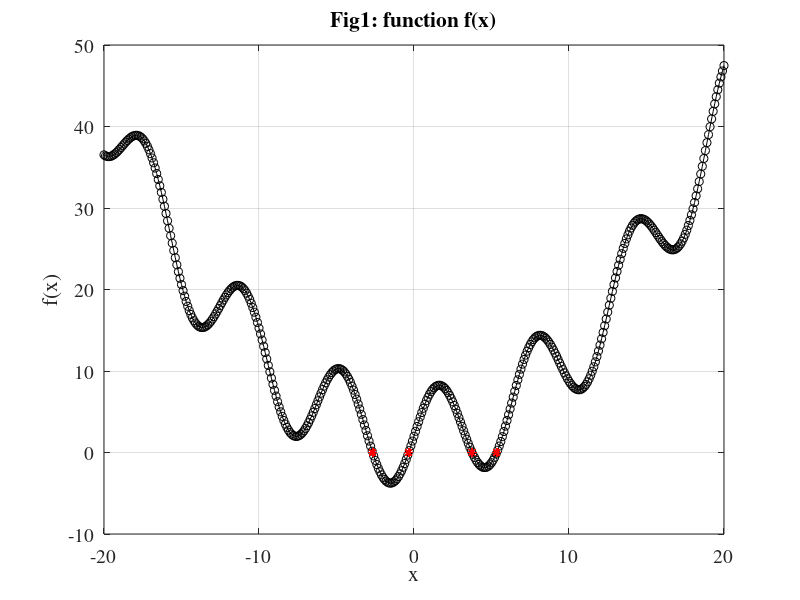
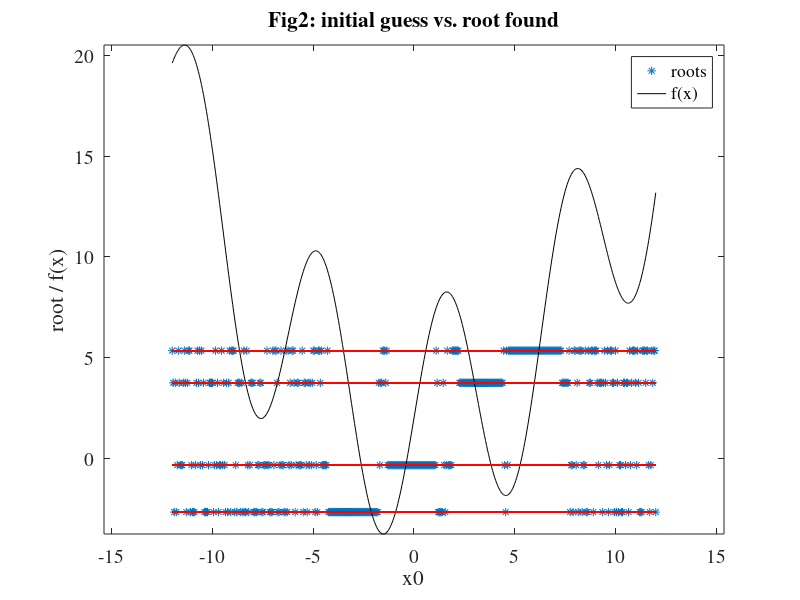
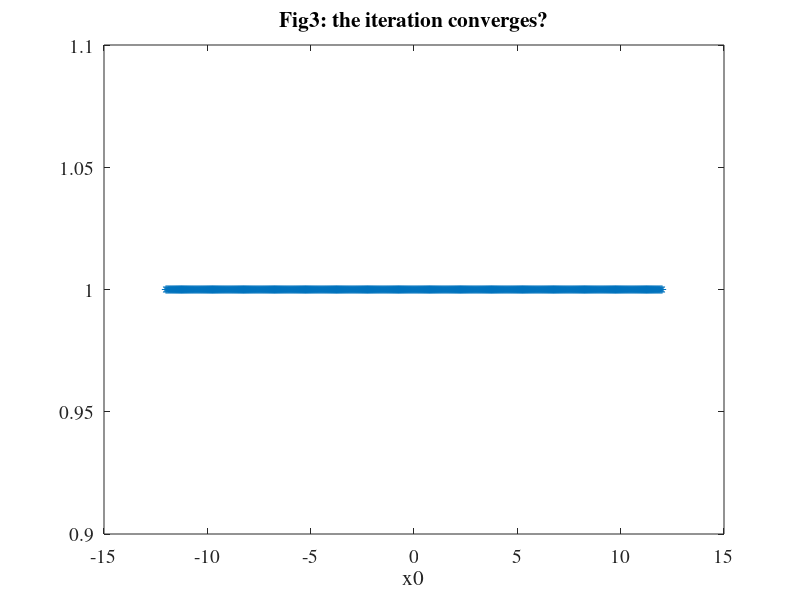

Source code (MATLAB) for these figures, in order:
function hw1_4
set(0,'defaulttextfontname','times','defaulttextfontsize',14);
set(0,'defaultaxesfontname','times','defaultaxesfontsize',14);

x = -20:0.1:20;
f = f_func(x);

% plot the function
figure(1)
plot(x,f,'ko-');
grid on; xlabel('x'); ylabel('f(x)');

epsilon = 1e-10;
x0 = -12:0.05:12;
itermax = 1000;

roots = zeros(length(x0),1);
flags = zeros(length(x0),1);
for i = 1:length(x0)
    [roots(i), flags(i)] = find_root(x0(i),epsilon,itermax);
end

roots_uniq = unique(roots);

% plot the root
figure(1)
hold on;
plot(roots,f_func(roots),'r*');
title('Fig1: function f(x)');
hold off;

% plot the initial guess vs. root
figure(2)
plot(x0,roots,'*'); xlabel('x0'); ylabel('root / f(x)');
hold on;
plot(x0,f_func(x0),'k-'); % plot function
plot(x0,repmat(roots_uniq',length(x0),1),'r-'); % mark the roots
legend('roots','f(x)');
axis equal; axis tight;
hold off;
title('Fig2: initial guess vs. root found');

% plot the convergence
figure(3)
plot(x0,flags,'*'); xlabel('x0');
title('Fig3: the iteration converges?');
end

% find the root with Newton's method
function [root,flag] = find_root(x0,epsilon,itermax)
root = x0;
flag = false;   % whether you find a root
for i = 1:itermax
    f_curr = f_func(x0);
    f_grad_curr = f_grad_func(x0);
    
    if abs(f_grad_curr) < epsilon   % denominator is too small, stop
       break; 
    end
    
    x1 = x0 - f_curr/f_grad_curr;   
    
    if abs( x1-x0 ) < epsilon
        flag = true;     % find the root
        root = x0;
        break;
    end
    
    x0 = x1;
end
end

% value of the function at x
function val = f_func(x)
val = x.^2/10 + 6 * sin(x) + 2;
end

% value of the gradient at x
function val = f_grad_func(x)
val = x./5 + 6 * cos(x);
end

